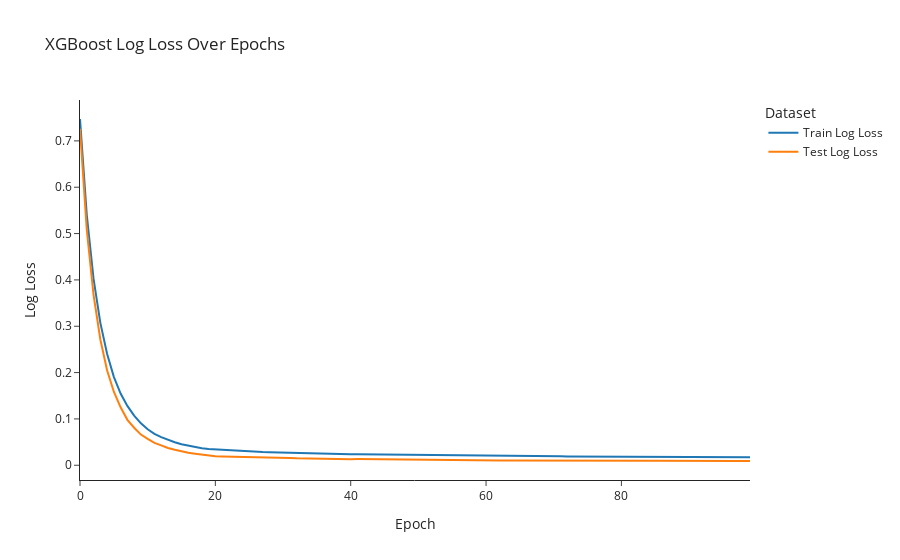
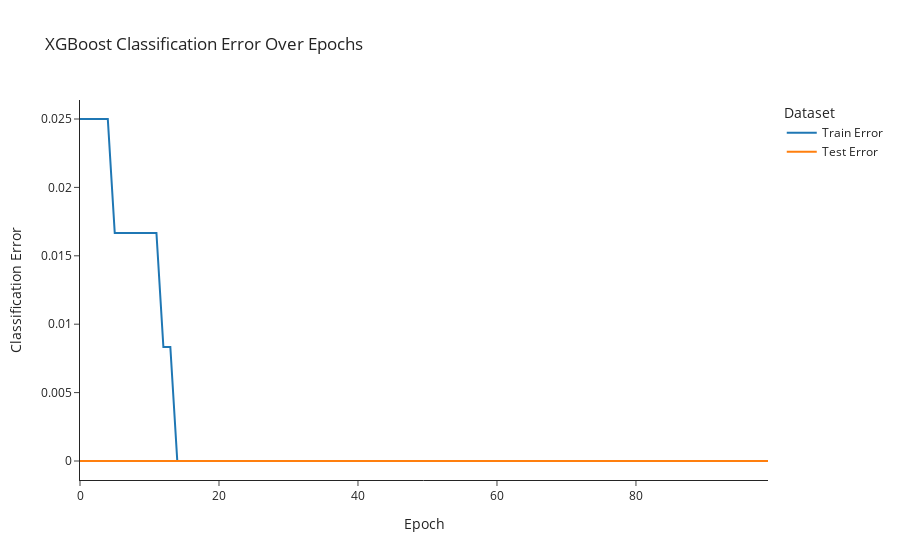

The notebook cell saved with these charts, in order:
### Code cell
plot_training(model, X_test, y_test)
